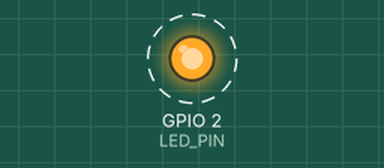
Simulated run of this program. Board: ESP32. Parts: output pins drawn as LEDs (lit = HIGH). Dashed ring = blinking. What the program prints to the serial monitor is not drawn.

Above: at 2.5 s.
Timing chart, 0 to 6.6 s (numbered marks = the images above):
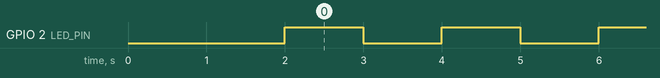

The program:

main.cpp
```cpp
#include <Arduino.h>

#define LED_PIN 2   // Built-in LED (most ESP32 boards)

void setup() {
    pinMode(LED_PIN, OUTPUT);
    Serial.begin(115200);
    delay(2000);
    Serial.println("ESP32 CODE IS RUNNING");
}

void loop() {
    digitalWrite(LED_PIN, !digitalRead(LED_PIN));
    Serial.println("Blink");
    delay(1000);
}
```

Measured:
- by itself, GPIO 2 (LED_PIN): alternates HIGH for 1.0 s and LOW for 1.0 s
